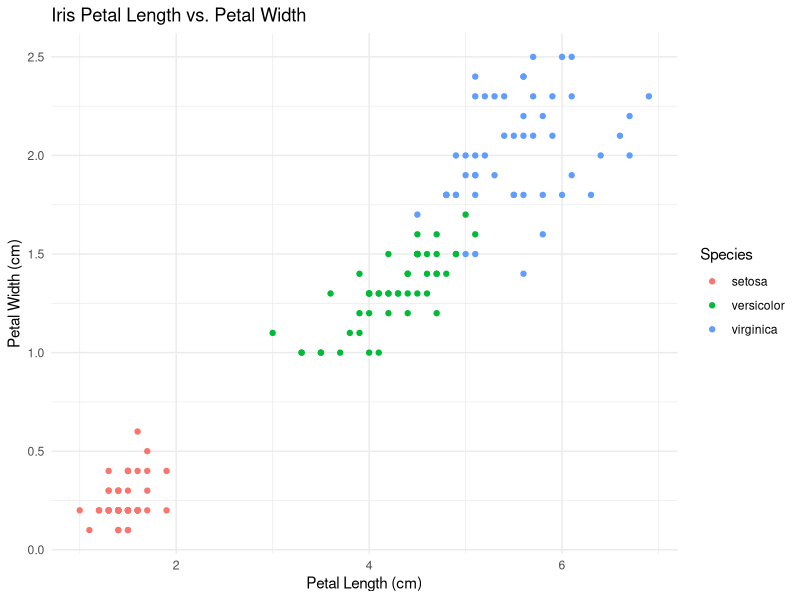
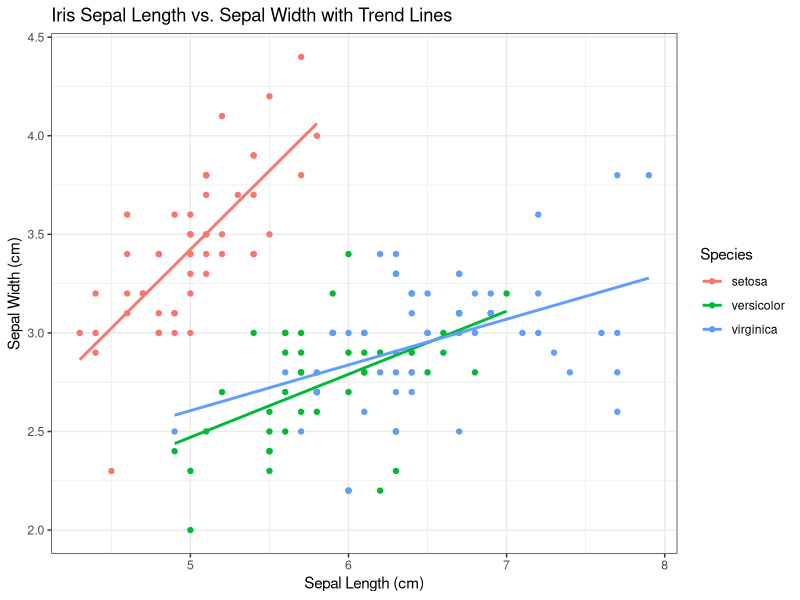
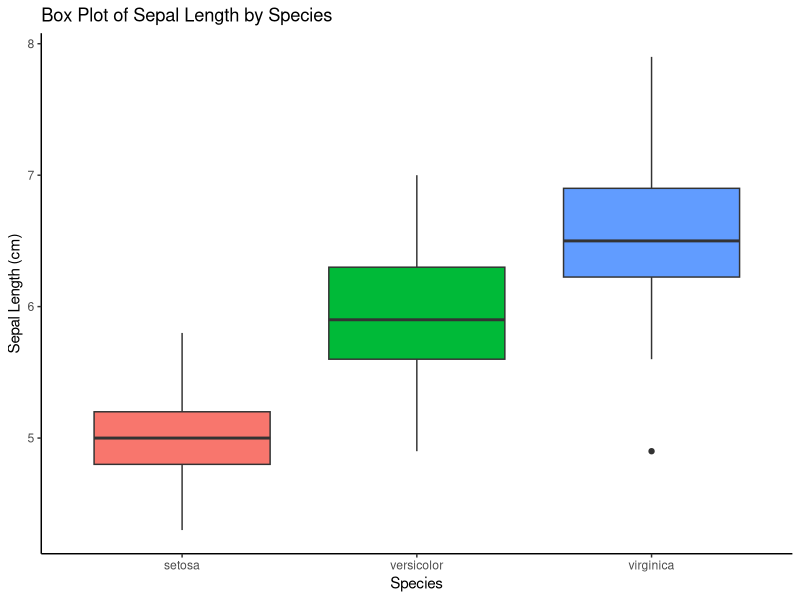
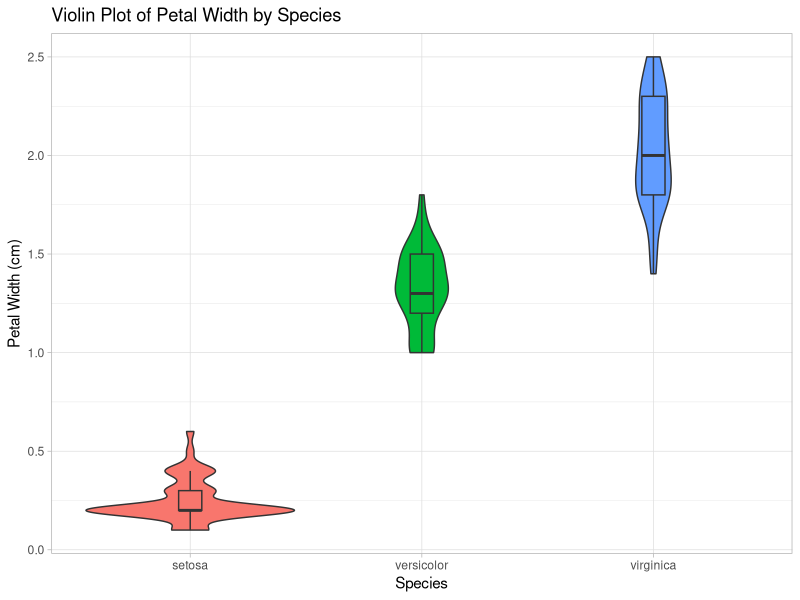
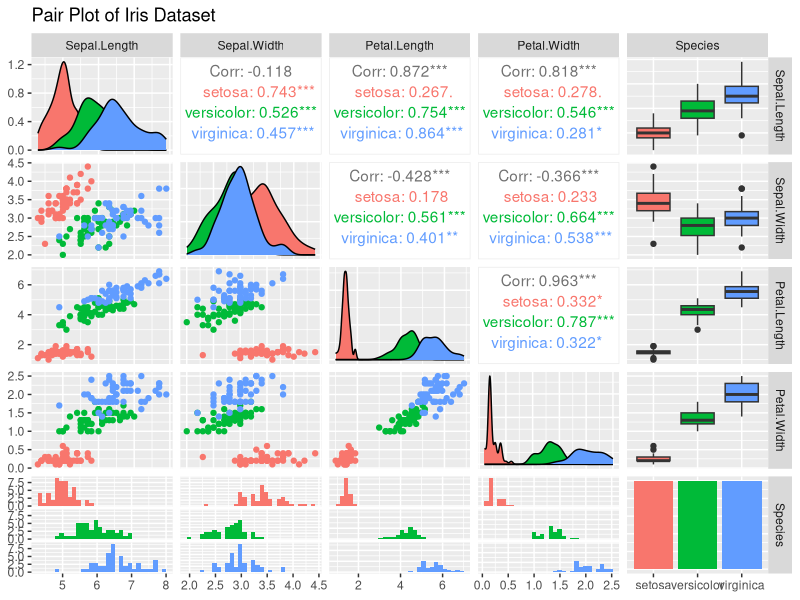

Generate these figures, in order, with R:
# Install and load ggplot2 if you haven't already
# install.packages("ggplot2") 
library(ggplot2)

# The iris dataset is built-in, so you don't need to load it from a file.
# You can view its structure and first few rows:
head(iris)
summary(iris)

# --- Scatter Plot (most common for Iris data) ---
# Visualize Petal.Length vs. Petal.Width, colored by Species
ggplot(data = iris, aes(x = Petal.Length, y = Petal.Width, color = Species)) +
  geom_point() +
  labs(title = "Iris Petal Length vs. Petal Width",
       x = "Petal Length (cm)",
       y = "Petal Width (cm)",
       color = "Species") +
  theme_minimal() # A clean, minimalist theme

# --- Scatter Plot with Smooth Trend Lines ---
# Add linear regression lines for each species
ggplot(data = iris, aes(x = Sepal.Length, y = Sepal.Width, color = Species)) +
  geom_point() +
  geom_smooth(method = "lm", se = FALSE) + # Add linear model trend line, no confidence interval
  labs(title = "Iris Sepal Length vs. Sepal Width with Trend Lines",
       x = "Sepal Length (cm)",
       y = "Sepal Width (cm)",
       color = "Species") +
  theme_bw() # A black and white theme

# --- Box Plot ---
# Visualize the distribution of Sepal.Length for each Species
ggplot(data = iris, aes(x = Species, y = Sepal.Length, fill = Species)) +
  geom_boxplot() +
  labs(title = "Box Plot of Sepal Length by Species",
       x = "Species",
       y = "Sepal Length (cm)") +
  theme_classic() + # A classic theme
  theme(legend.position = "none") # Remove the legend as species is on the x-axis

# --- Violin Plot (similar to box plot, shows density) ---
ggplot(data = iris, aes(x = Species, y = Petal.Width, fill = Species)) +
  geom_violin() +
  geom_boxplot(width = 0.1, outlier.shape = NA) + # Add small boxplots on top, hide outliers
  labs(title = "Violin Plot of Petal Width by Species",
       x = "Species",
       y = "Petal Width (cm)") +
  theme_light() + # A light theme
  theme(legend.position = "none")

# --- Pair Plot (matrix of all pairwise scatter plots) ---
# Requires the 'GGally' package (install.packages("GGally"))
# This is great for an overall view of correlations between variables.
# install.packages("GGally")
library(GGally)

ggpairs(data = iris, aes(color = Species)) +
  labs(title = "Pair Plot of Iris Dataset")
  
